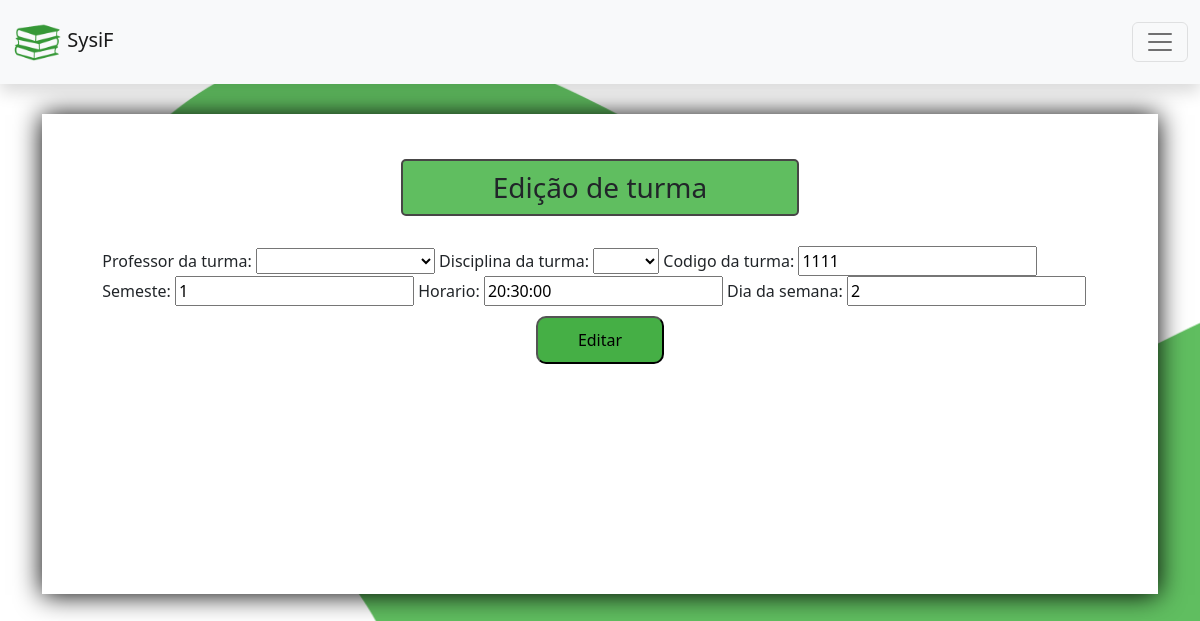
Screenshot of /turma/editar/4 with the database file from the repository.
### turma/models.py (models this page shows, shortened)
class Turma(models.Model):
    id_professor = models.ForeignKey(Professor, on_delete=models.DO_NOTHING) #Durval - chave estrangeira da tabela professor
    id_disciplina = models.ForeignKey(Disciplina, on_delete=models.DO_NOTHING) #Durval - chave estrangeira da tabela disciplina
    cod_turma = models.CharField('Codigo turma', max_length=250)
    semestre = models.IntegerField('Semestre')
    horario = models.TimeField('Horario')
    dia_semana = models.IntegerField('Dia da semana')
    class Meta:
        verbose_name = 'Turma'
        ordering = ['cod_turma']
    def editar(request, id):
        from .forms import FormCadastrarTurma #Durval - por algum motivo n consigo importar no topo do codigo, fica dando erro
        turma = get_object_or_404(Turma,id=id)
        context = {}
        context['is_not_edited'] = True
        if request.method == 'POST':
             form = FormCadastrarTurma(request.POST)
             if form.is_valid():
                 context['is_valid'] = True
                 cod_turma = request.POST['cod_turma']
                 semestre = request.POST['semestre']
                 horario = request.POST['horario']
                 dia_semana = request.POST['dia_semana']
                 id_professor = request.POST['id_professor']
                 professor = Professor.objects.get(id=id_professor)
                 id_disciplina = request.POST['id_disciplina']
                 disciplina = Disciplina.objects.get(id=id_disciplina)
                 edita_turma = Turma.objects.filter(id=id)
                 edita_turma.update(cod_turma=cod_turma,
                                     semestre=semestre,
                                     horario=horario,
                                     dia_semana=dia_semana,
                                     id_professor=professor,
                                     id_disciplina=disciplina
                                     )
                 form = FormCadastrarTurma()
                 context['is_not_edited'] = False
        else:
            form = FormCadastrarTurma()
            form.initial['cod_turma'] = turma.cod_turma
            form.initial['semestre'] = turma.semestre
            form.initial['horario'] = turma.horario
            form.initial['dia_semana'] = turma.dia_semana
            form.initial['id_professor'] = turma.id_professor
            form.initial['id_disciplina'] = turma.id_disciplina
        context['form'] = form
        context['id'] = id
        return (context)

### turma/views.py (the view)
# urls.py: path('editar/<int:id>', views.editar_turma, name='editar'),
def editar_turma(request, id):
    context = Turma.editar(request, id) #Durval - aqui eu chamo a função de editar turma, a ordem de negócio se encontra lá
    return render(request, 'editar_turma.html', context)

### turma/forms.py
class FormCadastrarTurma(forms.Form):
    all_professores = Professor.objects.all().values_list('id', 'nome')
    professores_choice = [('', '')]
    for i in all_professores:
        professores_choice.append(i)
    all_disciplina = Disciplina.objects.all().values_list('id', 'nome_disciplina')
    disciplina_choices = [('', '')]
    for i in all_disciplina:
        disciplina_choices.append(i)
    id_professor = forms.ChoiceField(label='Professor da turma', choices=professores_choice, widget=forms.Select()) #Durval - esse é um campo onde o usuario irá escolher um professor para atrelar a turma
    id_disciplina = forms.ChoiceField(label='Disciplina da turma', choices=disciplina_choices, widget=forms.Select()) #Durval - esse é um campo onde o usuario irá escolher uma disciplina para atrelar a turma
    cod_turma = forms.CharField(label='Codigo da turma', widget=forms.TextInput)
    semestre = forms.IntegerField(label='Semeste', widget=forms.NumberInput)
    horario = forms.TimeField()
    dia_semana = forms.IntegerField(label='Dia da semana', widget=forms.NumberInput)

### disciplina/models.py (called while the page is built)
    def __str__(self):
        return self.nome_disciplina

### professor/models.py (called while the page is built)
    def __str__(self):
        return self.nome

### turma/templates/editar_turma.html (shortened to what this page needs)
{% extends 'base.html' %}
{% load static %}
{% load bootstrap %}
{% block content %}
    {% if is_not_edited == True %}
    <div class="form-title box">
        <h3>Edição de turma</h3>
    </div>
    <form action="{% url 'turma:editar' id %}" method="post">
            {{ form|bootstrap }}
        <div class="button-div">
            <button type="submit" class="button-input" > Editar</button>
        </div>
    </form>
    {% endif %}
{% endblock %}

### main/static/css/style.css (style rules this page uses)
body { background: rgb(255, 255, 255) url("../img/background.png") no-repeat left top; background-size: 1800px; }
.form-title { display: grid; margin: 20px; }
.form-title h3 { margin: auto; }
.button-div { margin-top: 10px; display: grid; }
.button-input { border-radius: 10px; background-color:rgb(69, 175, 69); padding: 10px 40px; margin: auto; }
.box { border: 2px solid rgb(71, 70, 70); border-radius: 5px; padding: 10px; width: 40%; margin: 30px auto; background-color:rgb(96, 190, 96); }

### rows the page displays
Turma: cod_turma "1111", semestre "1", horario "20:30:00", dia_semana "2"
